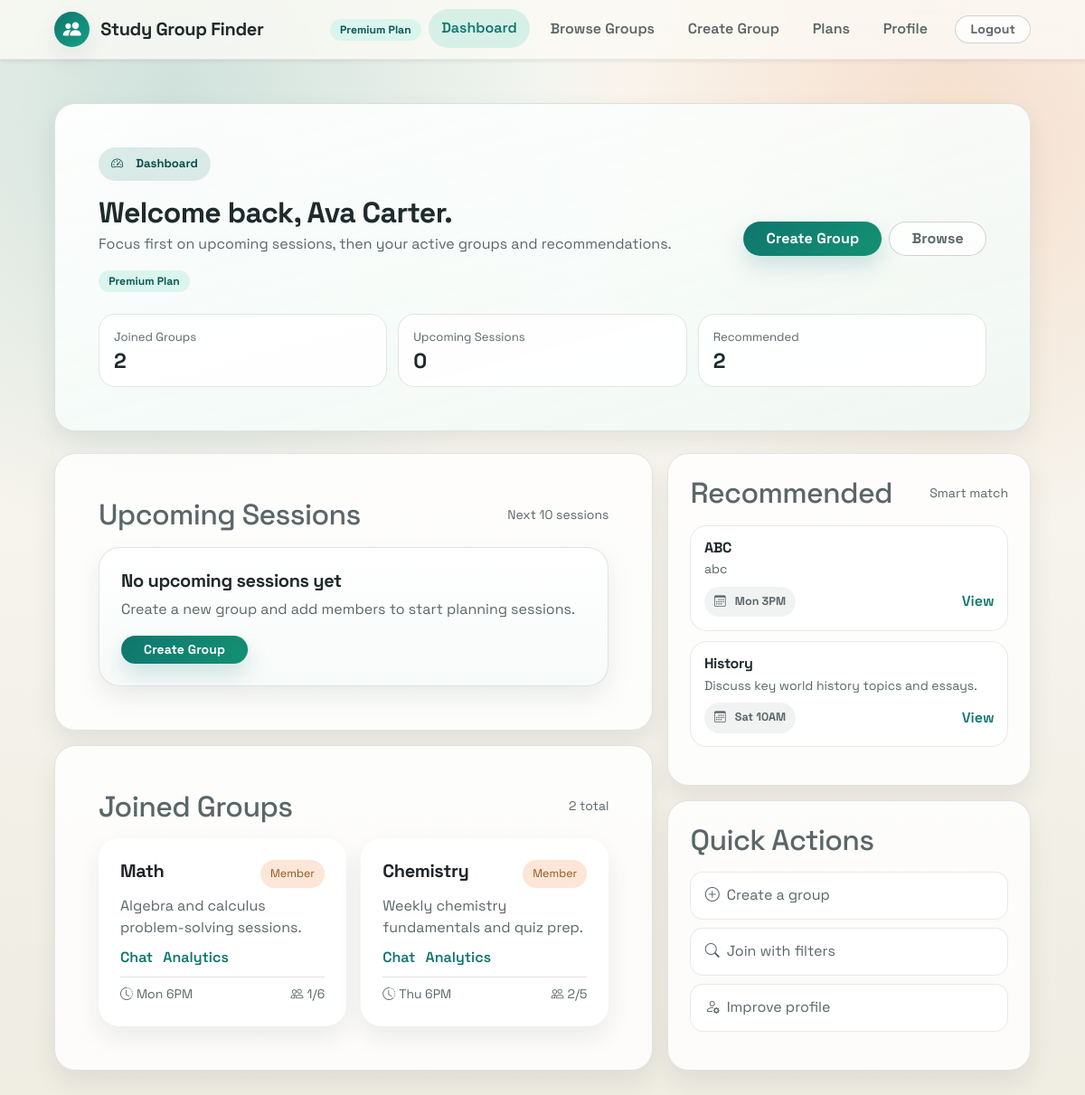
The page /dashboard (signed in) on the database its author committed.
### models/user.py (models this page shows, shortened)
class User(UserMixin, db.Model):
    __tablename__ = "user"
    __table_args__ = (
        db.CheckConstraint(
            "skill_level IN ('Beginner', 'Intermediate', 'Advanced')",
            name="ck_user_skill_level",
        ),
        db.CheckConstraint("length(trim(name)) > 0", name="ck_user_name_not_blank"),
        db.Index("ix_user_email", "email"),
    )
    id = db.Column(db.Integer, primary_key=True)
    name = db.Column(db.String(120), nullable=False)
    email = db.Column(db.String(255), unique=True, nullable=False)
    password_hash = db.Column(db.String(255), nullable=False)
    subjects = db.Column(db.Text, default="")
    skill_level = db.Column(db.String(50), default="Beginner")
    availability = db.Column(db.Text, default="")
    created_at = db.Column(db.DateTime, default=datetime.utcnow)
    memberships = db.relationship(
        "GroupMember", back_populates="user", cascade="all, delete-orphan"
    )
    created_groups = db.relationship("StudyGroup", back_populates="creator")
    subscriptions = db.relationship(
        "Subscription",
        back_populates="user",
        cascade="all, delete-orphan",
        order_by="Subscription.created_at.desc()",
    )
    chat_messages = db.relationship(
        "ChatMessage", back_populates="user", cascade="all, delete-orphan"
    )

### models/group.py (models this page shows)
class StudyGroup(db.Model):
    __tablename__ = "study_group"
    __table_args__ = (
        db.CheckConstraint("max_members >= 2", name="ck_study_group_max_members_min"),
        db.CheckConstraint(
            "length(trim(subject)) > 0", name="ck_study_group_subject_not_blank"
        ),
        db.Index("ix_study_group_subject", "subject"),
    )
    id = db.Column(db.Integer, primary_key=True)
    subject = db.Column(db.String(120), nullable=False)
    description = db.Column(db.Text, nullable=False)
    schedule = db.Column(db.String(255), nullable=False)
    max_members = db.Column(db.Integer, nullable=False, default=5)
    is_private = db.Column(db.Boolean, nullable=False, default=False, index=True)
    invite_token = db.Column(db.String(64), nullable=False, unique=True, default=_generate_invite_token)
    creator_id = db.Column(db.Integer, db.ForeignKey("user.id"), nullable=False)
    created_at = db.Column(db.DateTime, default=datetime.utcnow)
    creator = db.relationship("User", back_populates="created_groups")
    members = db.relationship(
        "GroupMember", back_populates="group", cascade="all, delete-orphan"
    )
    sessions = db.relationship(
        "GroupSession", back_populates="group", cascade="all, delete-orphan"
    )
    chat_messages = db.relationship(
        "ChatMessage", back_populates="group", cascade="all, delete-orphan"
    )
    @property
    def current_member_count(self):
        return len(self.members)

### models/membership.py (models this page shows)
class GroupMember(db.Model):
    __tablename__ = "group_member"
    __table_args__ = (
        db.CheckConstraint("role IN ('admin', 'moderator', 'member')", name="ck_group_member_role"),
        db.Index("ix_group_member_group_role", "group_id", "role"),
    )
    user_id = db.Column(db.Integer, db.ForeignKey("user.id"), primary_key=True)
    group_id = db.Column(db.Integer, db.ForeignKey("study_group.id"), primary_key=True)
    role = db.Column(db.String(20), nullable=False, default="member")
    joined_at = db.Column(db.DateTime, default=datetime.utcnow)
    user = db.relationship("User", back_populates="memberships")
    group = db.relationship("StudyGroup", back_populates="members")

### routes/user_routes.py (the view)
@user_bp.route("/dashboard")
@login_required
def dashboard():
    joined_memberships = list(current_user.memberships)
    joined_groups = [membership.group for membership in joined_memberships]
    joined_roles = {membership.group_id: membership.role for membership in joined_memberships}
    joined_group_ids = {group.id for group in joined_groups}
    all_groups = StudyGroup.query.order_by(StudyGroup.created_at.desc()).all()
    suggestions = suggest_groups_for_user(current_user, all_groups, joined_group_ids)
    upcoming_sessions = get_upcoming_sessions_for_user(current_user, limit=10)
    return render_template(
        "dashboard.html",
        joined_groups=joined_groups,
        joined_roles=joined_roles,
        suggestions=suggestions,
        upcoming_sessions=upcoming_sessions,
        is_premium_user=is_premium(current_user),
        usage_snapshot=get_usage_snapshot(current_user),
    )

### models/user.py (called while the page is built)
@login_manager.user_loader
def load_user(user_id):
    return User.query.get(int(user_id))

### services/group_service.py (called while the page is built)
def get_joined_group_ids(user):
    return {membership.group_id for membership in user.memberships}

def get_upcoming_sessions_for_user(user, limit=8):
    joined_group_ids = get_joined_group_ids(user)
    if not joined_group_ids:
        return []
    now = datetime.utcnow()
    return (
        GroupSession.query.filter(
            GroupSession.group_id.in_(joined_group_ids),
            GroupSession.starts_at >= now,
        )
        .order_by(GroupSession.starts_at.asc())
        .limit(limit)
        .all()
    )

### services/subscription_service.py (called while the page is built)
def get_active_subscription(user):
    now = datetime.utcnow()
    return (
        Subscription.query.filter(
            Subscription.user_id == user.id,
            Subscription.status == "active",
            Subscription.end_date > now,
        )
        .order_by(Subscription.end_date.desc(), Subscription.created_at.desc())
        .first()
    )

def is_premium(user):
    active_subscription = get_active_subscription(user)
    return bool(active_subscription and active_subscription.plan_type == "premium")

def get_plan_badge_label(user):
    return "Premium Plan" if is_premium(user) else "Free Plan"

def get_usage_snapshot(user):
    created_count = StudyGroup.query.filter_by(creator_id=user.id).count()
    joined_count = GroupMember.query.filter_by(user_id=user.id).count()
    return {
        "is_premium": is_premium(user),
        "created_count": created_count,
        "joined_count": joined_count,
        "create_limit": FREE_GROUP_CREATE_LIMIT,
        "join_limit": FREE_GROUP_JOIN_LIMIT,
    }

### utils/matcher.py (called while the page is built)
def _tokenize(text):
    return set(re.findall(r"[a-z0-9]+", (text or "").lower()))

### utils/validators.py (called while the page is built)
def split_csv_field(value: str):
    if not value:
        return []
    return [item.strip() for item in value.split(",") if item.strip()]

### templates/dashboard.html (shortened to what this page needs)
{% extends 'base.html' %}
{% block content %}
<section class="dashboard-hero app-card p-4 p-lg-5 mb-4">
    <div class="d-flex align-items-end justify-content-between flex-wrap gap-3">
        <div>
            <span class="hero-badge"><i class="bi bi-speedometer2 me-2"></i>Dashboard</span>
            <h1 class="h2 fw-bold mt-3 mb-1">Welcome back, {{ current_user.name }}.</h1>
            <p class="text-muted mb-0">Focus first on upcoming sessions, then your active groups and recommendations.</p>
        </div>
        <div class="d-flex gap-2 flex-wrap">
            <a class="btn btn-primary rounded-pill px-4" href="{{ url_for('group.create_group') }}">Create Group</a>
            <a class="btn btn-outline-secondary rounded-pill px-4" href="{{ url_for('group.browse_groups') }}">Browse</a>
        </div>
    </div>
    <div class="dashboard-plan-row mt-3">
        <span class="plan-pill {{ 'premium' if is_premium_user else 'free' }}">{{ 'Premium Plan' if is_premium_user else 'Free Plan' }}</span>
    </div>
    <div class="dashboard-stat-grid mt-4">
        <article class="stat-tile">
            <div class="stat-label">Joined Groups</div>
            <div class="stat-value">{{ joined_groups|length }}</div>
        </article>
        <article class="stat-tile">
            <div class="stat-label">Upcoming Sessions</div>
            <div class="stat-value">{{ upcoming_sessions|length }}</div>
        </article>
        <article class="stat-tile">
            <div class="stat-label">Recommended</div>
            <div class="stat-value">{{ suggestions|length }}</div>
        </article>
    </div>
</section>
<div class="dashboard-priority-grid">
    <div class="dashboard-main-stack">
        <section class="dashboard-panel p-4 p-lg-5">
            <div class="d-flex align-items-center justify-content-between mb-3">
                <h2 class="section-title mb-0">Upcoming Sessions</h2>
                <span class="text-muted small">Next 10 sessions</span>
            </div>
            {% if upcoming_sessions %}
                <div class="session-list">
                    {% for session in upcoming_sessions %}
                        <article class="session-card">
                            <div class="d-flex align-items-start justify-content-between gap-3 flex-wrap mb-2">
                                <div>
                                    <h3 class="h5 mb-1">{{ session.title }}</h3>
                                    <p class="text-muted mb-0">{{ session.group.subject }} with {{ session.group.current_member_count }} members</p>
                                </div>
                                <span class="timeline-chip">{{ session.starts_at.strftime('%a, %d %b %I:%M %p') }}</span>
                            </div>
                            <div class="d-flex align-items-center justify-content-between gap-2 flex-wrap">
                                <span class="member-pill"><i class="bi bi-hourglass-split me-1"></i>{{ session.duration_minutes }} min</span>
                                <a class="text-decoration-none fw-semibold text-teal" href="{{ url_for('group.browse_groups', subject=session.group.subject) }}">Open group</a>
                            </div>
                        </article>
                    {% endfor %}
                </div>
            {% else %}
                <div class="empty-state rounded-4 p-4">
                    <h3 class="h5 fw-bold mb-2">No upcoming sessions yet</h3>
                    <p class="text-muted mb-3">Create a new group and add members to start planning sessions.</p>
                    <a class="btn btn-primary btn-sm px-4" href="{{ url_for('group.create_group') }}">Create Group</a>
                </div>
            {% endif %}
        </section>
        <section class="dashboard-panel p-4 p-lg-5">
            <div class="d-flex align-items-center justify-content-between mb-3">
                <h2 class="section-title mb-0">Joined Groups</h2>
                <span class="text-muted small">{{ joined_groups|length }} total</span>
            </div>
            {% if joined_groups %}
                <div class="row g-3 row-cols-1 row-cols-md-2">
                    {% for group in joined_groups %}
                        <div class="col">
                            <article class="card app-card h-100 border-0">
                                <div class="card-body p-3 p-lg-4 d-flex flex-column">
                                    <div class="d-flex justify-content-between align-items-start gap-2 mb-2">
                                        <h3 class="h5 fw-bold mb-0">{{ group.subject }}</h3>
                                        <span class="badge-soft">{{ joined_roles.get(group.id)|title }}</span>
                                    </div>
                                    <p class="text-muted flex-grow-1 mb-2">{{ group.description }}</p>
                                    <div class="group-link-row mb-2">
                                        <a class="text-decoration-none fw-semibold text-teal" href="{{ url_for('chat.group_chat', group_id=group.id) }}">Chat</a>
                                        <a class="text-decoration-none fw-semibold text-teal" href="{{ url_for('group.group_analytics', group_id=group.id) }}">Analytics</a>
                                    </div>
                                    <div class="d-flex align-items-center justify-content-between pt-2 border-top small text-muted">
                                        <span><i class="bi bi-clock-history me-1"></i>{{ group.schedule }}</span>
                                        <span><i class="bi bi-people me-1"></i>{{ group.current_member_count }}/{{ group.max_members }}</span>
                                    </div>
                                </div>
                            </article>
                        </div>
                    {% endfor %}
                </div>
            {% endif %}
        </section>
    </div>
    <aside class="dashboard-side-stack">
        <section class="dashboard-panel p-4">
            <div class="d-flex align-items-center justify-content-between mb-3">
                <h2 class="section-title mb-0">Recommended</h2>
                <span class="text-muted small">Smart match</span>
            </div>
            {% if suggestions %}
                <div class="session-list">
                    {% for group in suggestions %}
                        <article class="session-card">
                            <h3 class="h6 fw-bold mb-1">{{ group.subject }}</h3>
                            <p class="text-muted small mb-2">{{ group.description }}</p>
                            <div class="d-flex align-items-center justify-content-between gap-2">
                                <span class="member-pill"><i class="bi bi-calendar3 me-1"></i>{{ group.schedule }}</span>
                                <a class="text-decoration-none fw-semibold text-teal" href="{{ url_for('group.browse_groups', subject=group.subject) }}">View</a>
                            </div>
                        </article>
                    {% endfor %}
                </div>
            {% else %}
                <div class="empty-state rounded-4 p-3">
                    <p class="mb-0 text-muted">No suggestions yet. Add more profile details for better matching.</p>
                </div>
            {% endif %}
        </section>
        <section class="dashboard-panel p-4">
            <h2 class="section-title mb-3">Quick Actions</h2>
            <div class="sidebar-links">
                <a href="{{ url_for('group.create_group') }}" class="sidebar-link"><i class="bi bi-plus-circle me-2"></i>Create a group</a>
                <a href="{{ url_for('group.browse_groups') }}" class="sidebar-link"><i class="bi bi-search me-2"></i>Join with filters</a>
                <a href="{{ url_for('user.profile') }}" class="sidebar-link"><i class="bi bi-person-gear me-2"></i>Improve profile</a>
            </div>
        </section>
    </aside>
</div>
{% endblock %}

### rows shown on the page
User: name "Ava Carter"
StudyGroup: subject "Math", description "Algebra and calculus problem-solving sessions.", schedule "Mon 6PM", current_member_count "1", max_members "6"
GroupMember: get "Member"
StudyGroup: subject "Chemistry", description "Weekly chemistry fundamentals and quiz prep.", schedule "Thu 6PM", current_member_count "2", max_members "5"
GroupMember: get "Member"
StudyGroup: subject "ABC", description "abc", schedule "Mon 3PM"
StudyGroup: subject "History", description "Discuss key world history topics and essays.", schedule "Sat 10AM"

### other values the page prints
{{ current_plan_label }} "Premium Plan"
{{ 'Premium Plan' if is_premium_user else 'Free Plan' }} "Premium Plan"
{{ joined_groups|length }} "2"
{{ upcoming_sessions|length }} "0"
{{ suggestions|length }} "2"
